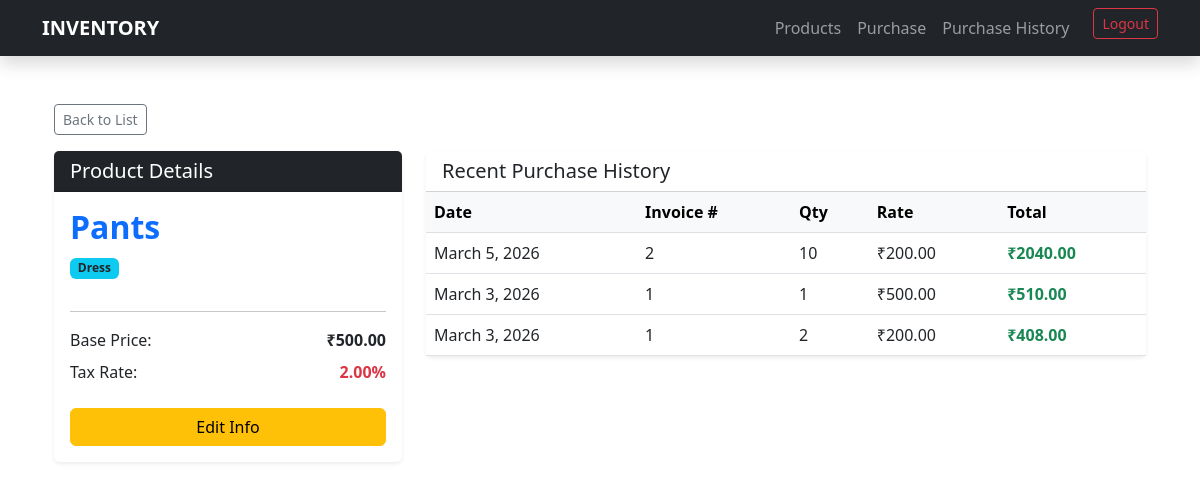
The page /products/view/1/ (signed in) on the database its author committed.
### app/models.py (models this page shows, shortened)
class Product(models.Model):
    name = models.CharField(max_length=100)
    category = models.CharField(max_length=100)
    price = models.DecimalField(max_digits=10, decimal_places=2)
    tax_percentage = models.DecimalField(max_digits=5, decimal_places=2)

class PurchaseItem(models.Model):
    purchase = models.ForeignKey(Purchase, related_name='items', on_delete=models.CASCADE)
    product = models.ForeignKey(Product, on_delete=models.CASCADE)
    quantity = models.IntegerField()
    rate = models.DecimalField(max_digits=10, decimal_places=2)
    tax_amount = models.DecimalField(max_digits=10, decimal_places=2)
    sub_total = models.DecimalField(max_digits=10, decimal_places=2)

class Purchase(models.Model):
    supplier = models.ForeignKey(Supplier, on_delete=models.CASCADE)
    date = models.DateField()
    invoice_number = models.CharField(max_length=50, unique=True)
    grand_total = models.DecimalField(max_digits=12, decimal_places=2, default=0)

### app/views.py (the view)
# urls.py: path('products/view/<int:pk>/', views.view_product, name='view_product'),
@login_required
def view_product(request, pk):
    product = get_object_or_404(Product, pk=pk)
    purchase_history = PurchaseItem.objects.filter(product=product).order_by('-purchase__date')
    return render(request, 'view_product.html', {
        'product': product,
        'purchase_history': purchase_history
    })

### templates/view_product.html (shortened to what this page needs)
{% extends 'index.html' %}
{% block content %}
<div class="container py-4">
    <div class="mb-3">
        <a href="{% url 'product_master' %}" class="btn btn-outline-secondary btn-sm">
             Back to List
        </a>
    </div>
    <div class="row">
        <div class="col-md-4">
            <div class="card shadow-sm border-0">
                <div class="card-header bg-dark text-white">
                    <h5 class="mb-0">Product Details</h5>
                </div>
                <div class="card-body">
                    <h2 class="text-primary fw-bold">{{ product.name }}</h2>
                    <p class="badge bg-info text-dark">{{ product.category }}</p>
                    <hr>
                    <div class="d-flex justify-content-between mb-2">
                        <span>Base Price:</span>
                        <span class="fw-bold">₹{{ product.price }}</span>
                    </div>
                    <div class="d-flex justify-content-between mb-2">
                        <span>Tax Rate:</span>
                        <span class="text-danger fw-bold">{{ product.tax_percentage }}%</span>
                    </div>
                    <div class="mt-4">
                        <a href="{% url 'edit_product' product.id %}" class="btn btn-warning w-100">Edit Info</a>
                    </div>
                </div>
            </div>
        </div>
        <div class="col-md-8">
            <div class="card shadow-sm border-0">
                <div class="card-header bg-white">
                    <h5 class="mb-0">Recent Purchase History</h5>
                </div>
                <div class="table-responsive">
                    <table class="table table-hover mb-0">
                        <thead class="table-light">
                            <tr>
                                <th>Date</th>
                                <th>Invoice #</th>
                                <th>Qty</th>
                                <th>Rate</th>
                                <th>Total</th>
                            </tr>
                        </thead>
                        <tbody>
                            {% for item in purchase_history %}
                            <tr>
                                <td>{{ item.purchase.date }}</td>
                                <td>{{ item.purchase.invoice_number }}</td>
                                <td>{{ item.quantity }}</td>
                                <td>₹{{ item.rate }}</td>
                                <td class="fw-bold text-success">₹{{ item.sub_total }}</td>
                            </tr>
                            {% empty %}
                            <tr>
                                <td colspan="5" class="text-center text-muted py-4">This product hasn't been purchased yet.</td>
                            </tr>
                            {% endfor %}
                        </tbody>
                    </table>
                </div>
            </div>
        </div>
    </div>
</div>
{% endblock %}

### rows shown on the page
Product: name "Pants", category "Dress", price "500.00", tax_percentage "2.00"
PurchaseItem: purchase "March 5, 2026", purchase.invoice_number "2", quantity "10", rate "200.00", sub_total "2040.00"
PurchaseItem: purchase "March 3, 2026", purchase.invoice_number "1", quantity "1", rate "500.00", sub_total "510.00"
PurchaseItem: purchase "March 3, 2026", purchase.invoice_number "1", quantity "2", rate "200.00", sub_total "408.00"
